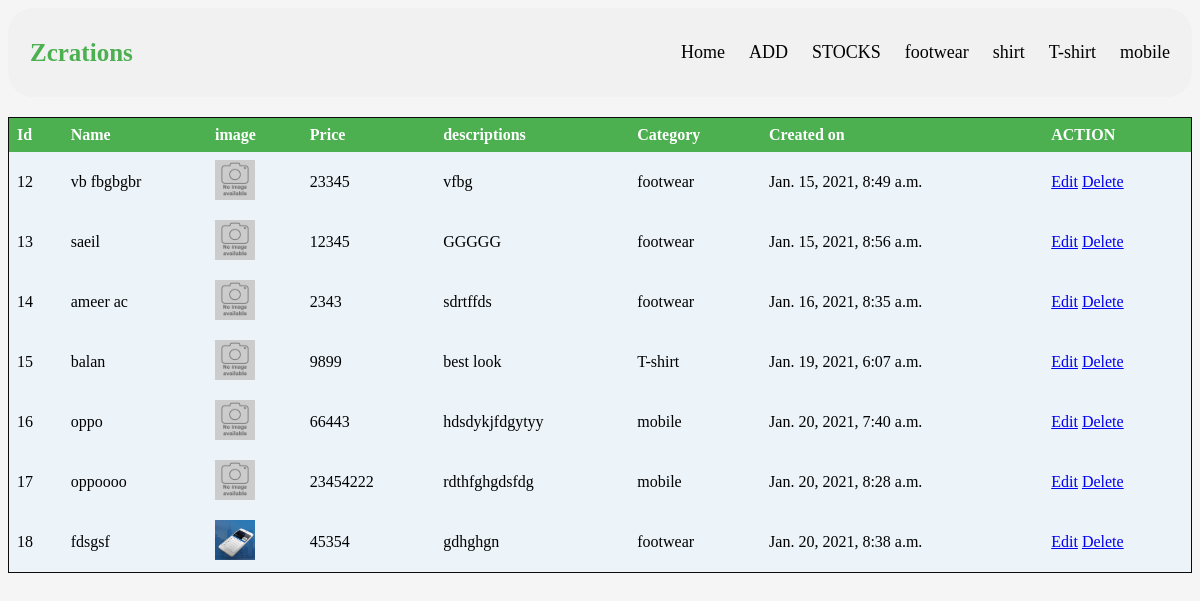
The app's page /vali/web/ with its own data.
### vali/models.py (models this page shows, shortened)
class  Category(models.Model):
    name=models.CharField(max_length=60,unique=True)
    def __str__(self):
        return(self.name)

class Productmodel(models.Model):
    name=models.CharField(max_length=60,unique=True,null=False,blank=True)
    price=models.PositiveIntegerField()
    category=models.ForeignKey(Category,on_delete=models.CASCADE)
    description=models.TextField(null=True)
    image= models.ImageField(upload_to='product_photos', default='base.jpg')
    created_at=models.DateTimeField(auto_now_add=True)
    class Meta():
        db_table='product_table'

### vali/views.py (the view)
# urls.py: path('web/',views.web),
def web(request, category=None):
    if category:
        products = Productmodel.objects.filter(category__id=category)
    else:
        products = Productmodel.objects.all()
    categories = Category.objects.all()
    context = {"products": products, "categories": categories}
    return render(request, "table_display.html", context)

### vali/templates/table_display.html (shortened to what this page needs)
<!DOCTYPE html>
<html lang="en">
<head>
    {% load static %}
    <link rel="stylesheet" type="text/css" href="{% static 'css/home.css' %}">
</head>
<body class="body">
    <div class="header">
        <a href="/" class="logo">Zcrations</a>
        <div class="header-right">
          <a href="/">Home</a>
          <a href="/vali/add">ADD</a>
          <a href="/vali/web">STOCKS</a>
          {% for category in categories %}
<a href="/vali/category/{{ category.id}}/">{{ category.name }}</a>
{% endfor %}
</div>
</div>
<table>
  <tr>
      <thead >
          <th>
              Id
          </th>
          <th>
              Name
          </th>
          <th>
              image
          </th>
          <TH>
              Price
          </TH>
          <th>
              descriptions
          </th>
          <th>
             Category
          </th>
          <th>
              Created on
          </th>
          <th>
              ACTION
          </th>
      </thead>
  </tr>
  {% for i in products %}
  <tr>
      <tbody >
          <td>
              {{ i.id }}
          </td>
          <td>
              {{ i.name }}
          </td>
          <td>
              <img src="{{ i.image.url }}" width="40px" height="40px" alt="">
          </td>
          <td>
              {{ i.price }}
          </td>
          <td>
              {{ i.description }}
          </td>
          <td>
              {{ i.category }}
          </td>
          <td>
              {{ i.created_at }}
          </td>
          <td>
              <a href="/vali/edit/{{ i.id }}/ ">Edit</a>
              <a href="/vali/delete/{{ i.id }}/ ">Delete</a>
          </td>
      </tbody>
  </tr>
  {% endfor %}
</table>
</body>
</html>

### vali/static/css/home.css (style rules this page uses)
.header { overflow: hidden; background-color: #f1f1f1; padding: 20px 10px; border-radius: 25px; margin-bottom: 20px; }
.header a { float: left; color: black; text-align: center; padding: 12px; text-decoration: none; font-size: 18px; line-height: 25px; border-radius: 10px; }
.header a.logo { font-size: 25px; font-weight: bold; color:#4CAF50; }
.header-right { float: right; }
table { border: 1px solid rgb(12, 12, 12); background: #ecf3f9; vertical-align: middle; align-self: center; }
.body { background-color:whitesmoke; }
table { border-collapse: collapse; width: 100%; }
th, td { text-align: left; padding: 8px; }
th { background-color: #4CAF50; color: white; }

### records on screen
Category: name "footwear"
Category: name "shirt"
Category: name "T-shirt"
Category: name "mobile"
Productmodel: id "12", name "vb fbgbgbr", image (picture), price "23345", description "vfbg", category "footwear", created_at "Jan. 15, 2021, 8:49 a.m."
Productmodel: id "13", name "saeil", image (picture), price "12345", description "GGGGG", category "footwear", created_at "Jan. 15, 2021, 8:56 a.m."
Productmodel: id "14", name "ameer ac", image (picture), price "2343", description "sdrtffds", category "footwear", created_at "Jan. 16, 2021, 8:35 a.m."
Productmodel: id "15", name "balan", image (picture), price "9899", description "best look", category "T-shirt", created_at "Jan. 19, 2021, 6:07 a.m."
Productmodel: id "16", name "oppo", image (picture), price "66443", description "hdsdykjfdgytyy", category "mobile", created_at "Jan. 20, 2021, 7:40 a.m."
Productmodel: id "17", name "oppoooo", image (picture), price "23454222", description "rdthfghgdsfdg", category "mobile", created_at "Jan. 20, 2021, 8:28 a.m."
Productmodel: id "18", name "fdsgsf", image (picture), price "45354", description "gdhghgn", category "footwear", created_at "Jan. 20, 2021, 8:38 a.m."
